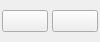
<?xml version="1.0" encoding="UTF-8"?>
<ui version="4.0">
 <class>TableActions</class>
 <widget class="QWidget" name="TableActions">
  <property name="geometry">
   <rect>
    <x>0</x>
    <y>0</y>
    <width>100</width>
    <height>42</height>
   </rect>
  </property>
  <property name="windowTitle">
   <string/>
  </property>
  <property name="autoFillBackground">
   <bool>true</bool>
  </property>
  <layout class="QHBoxLayout" name="horizontalLayout_2">
   <property name="spacing">
    <number>4</number>
   </property>
   <property name="leftMargin">
    <number>2</number>
   </property>
   <property name="topMargin">
    <number>2</number>
   </property>
   <property name="rightMargin">
    <number>2</number>
   </property>
   <property name="bottomMargin">
    <number>2</number>
   </property>
   <item>
    <widget class="QPushButton" name="checkButton">
     <property name="toolTip">
      <string>Проверить целостность</string>
     </property>
     <property name="text">
      <string/>
     </property>
     <property name="icon">
      <iconset resource="main.qrc">
       <normaloff>:/svgIcon/refresh-cw.svg</normaloff>:/svgIcon/refresh-cw.svg</iconset>
     </property>
    </widget>
   </item>
   <item>
    <widget class="QPushButton" name="removeButton">
     <property name="toolTip">
      <string>Удалить запись</string>
     </property>
     <property name="text">
      <string/>
     </property>
     <property name="icon">
      <iconset resource="main.qrc">
       <normaloff>:/svgIcon/trash.svg</normaloff>:/svgIcon/trash.svg</iconset>
     </property>
    </widget>
   </item>
  </layout>
 </widget>
 <resources>
  <include location="main.qrc"/>
 </resources>
 <connections/>
</ui>
